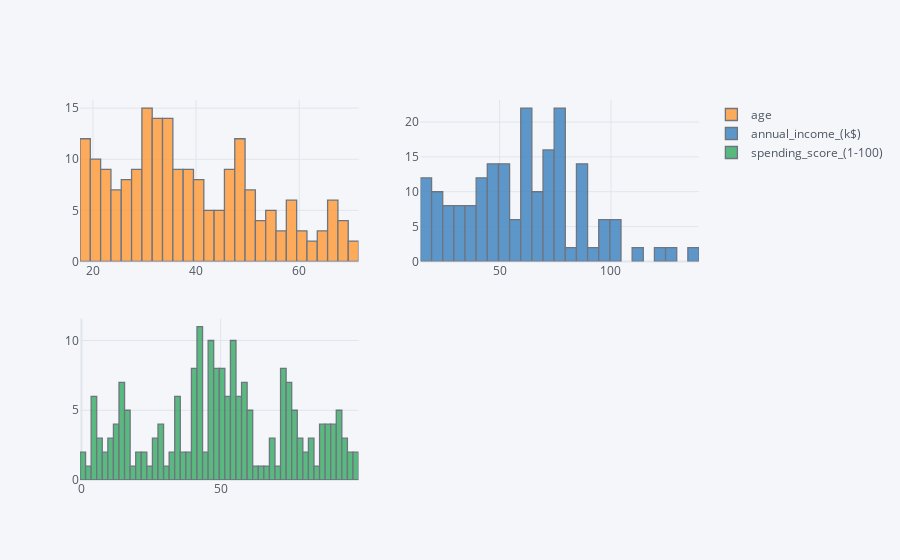

Write notebook code for a chart like this one.
### Code cell
X_numerical.iplot(kind='histogram',subplots=True,bins=50)

### Figure 1 — Plotly figure (JSON) as saved in the notebook; plotly's stock layout.template omitted (floating-point values rounded to 4 significant figures; data arrays with more than 128 entries replaced by an {"elided": "..."} marker saying what was removed)
{"data": [{"histfunc": "count", "histnorm": "", "marker": {"color": "rgba(255, 153, 51, 1.0)", "line": {"color": "#4D5663", "width": 1.3}}, "name": "age", "nbinsx": 50, "opacity": 0.8, "orientation": "v", "type": "histogram", "x": {"elided": "200 int values"}, "xaxis": "x", "yaxis": "y"}, {"histfunc": "count", "histnorm": "", "marker": {"color": "rgba(55, 128, 191, 1.0)", "line": {"color": "#4D5663", "width": 1.3}}, "name": "annual_income_(k$)", "nbinsx": 50, "opacity": 0.8, "orientation": "v", "type": "histogram", "x": {"elided": "200 int values"}, "xaxis": "x2", "yaxis": "y2"}, {"histfunc": "count", "histnorm": "", "marker": {"color": "rgba(50, 171, 96, 1.0)", "line": {"color": "#4D5663", "width": 1.3}}, "name": "spending_score_(1-100)", "nbinsx": 50, "opacity": 0.8, "orientation": "v", "type": "histogram", "x": {"elided": "200 int values"}, "xaxis": "x3", "yaxis": "y3"}], "layout": {"barmode": "overlay", "legend": {"bgcolor": "#F5F6F9", "font": {"color": "#4D5663"}}, "paper_bgcolor": "#F5F6F9", "plot_bgcolor": "#F5F6F9", "title": {"font": {"color": "#4D5663"}}, "xaxis": {"anchor": "y", "domain": [0, 0.45], "gridcolor": "#E1E5ED", "showgrid": true, "tickfont": {"color": "#4D5663"}, "title": {"font": {"color": "#4D5663"}, "text": ""}, "zerolinecolor": "#E1E5ED"}, "xaxis2": {"anchor": "y2", "domain": [0.55, 1], "gridcolor": "#E1E5ED", "showgrid": true, "tickfont": {"color": "#4D5663"}, "title": {"font": {"color": "#4D5663"}, "text": ""}, "zerolinecolor": "#E1E5ED"}, "xaxis3": {"anchor": "y3", "domain": [0, 0.45], "gridcolor": "#E1E5ED", "showgrid": true, "tickfont": {"color": "#4D5663"}, "title": {"font": {"color": "#4D5663"}, "text": ""}, "zerolinecolor": "#E1E5ED"}, "yaxis": {"anchor": "x", "domain": [0.575, 1], "gridcolor": "#E1E5ED", "showgrid": true, "tickfont": {"color": "#4D5663"}, "title": {"font": {"color": "#4D5663"}, "text": ""}, "zerolinecolor": "#E1E5ED"}, "yaxis2": {"anchor": "x2", "domain": [0.575, 1], "gridcolor": "#E1E5ED", "showgrid": true, "tickfont": {"color": "#4D5663"}, "title": {"font": {"color": "#4D5663"}, "text": ""}, "zerolinecolor": "#E1E5ED"}, "yaxis3": {"anchor": "x3", "domain": [0, 0.425], "gridcolor": "#E1E5ED", "showgrid": true, "tickfont": {"color": "#4D5663"}, "title": {"font": {"color": "#4D5663"}, "text": ""}, "zerolinecolor": "#E1E5ED"}}}
